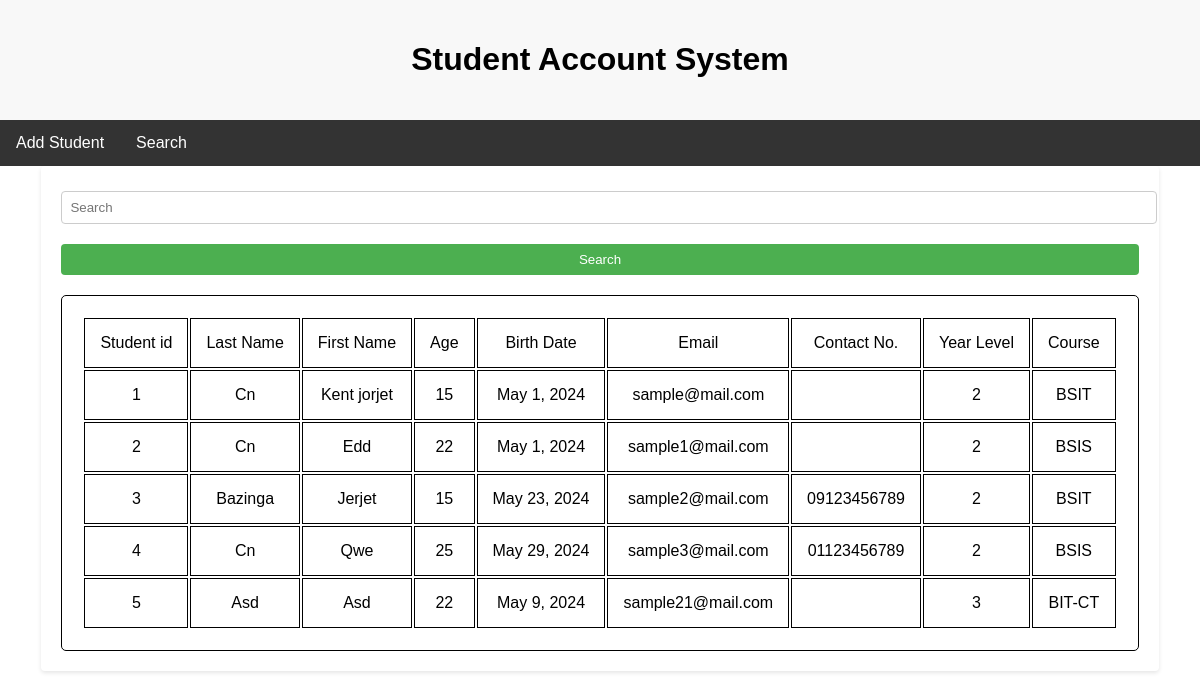
/search/, run on an earlier commit of the app's database.
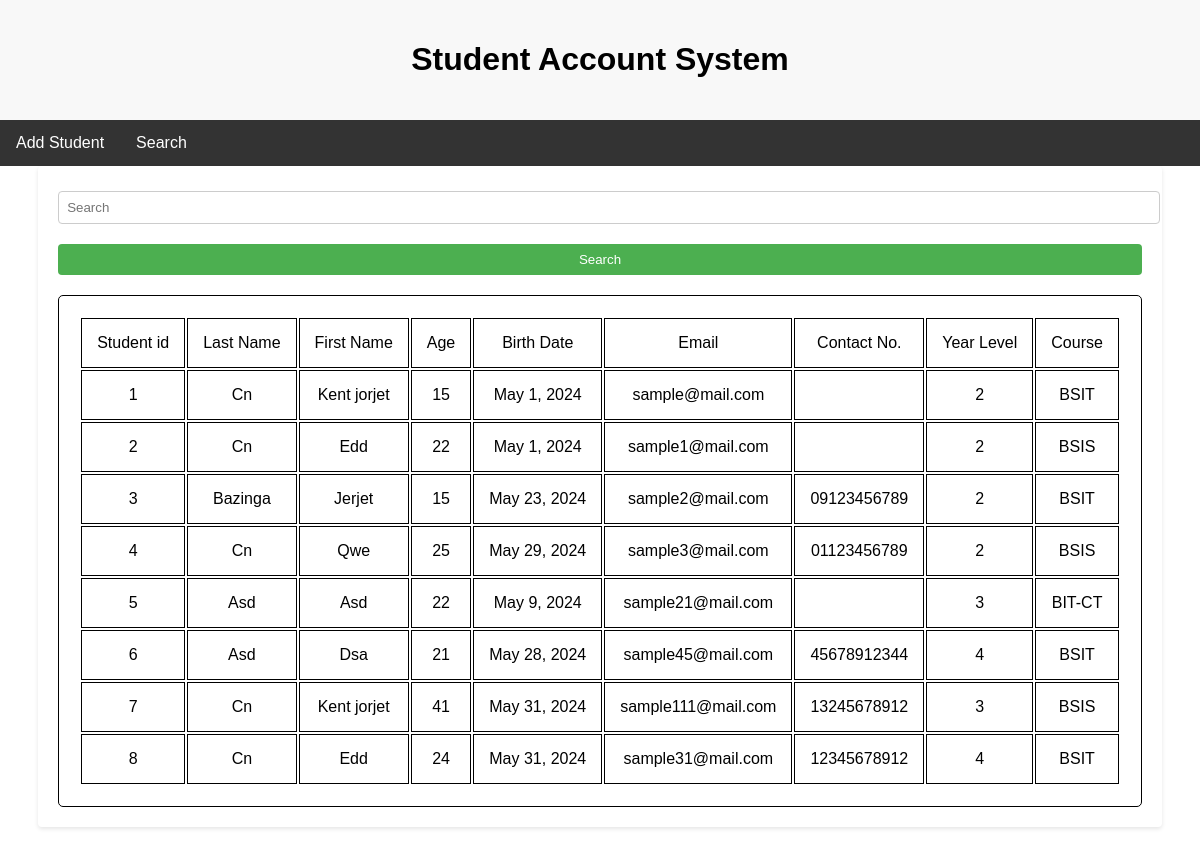
And on a later commit of the database.
### StudentAccount/models.py (models this page shows, shortened)
class StudentData(models.Model):
    first_name = models.CharField(max_length=50)
    last_name = models.CharField(max_length=50)
    age = models.PositiveIntegerField()
    birthday = models.DateField()
    email = models.CharField(max_length=50)
    contact_no = models.CharField(max_length=11)
    year = models.PositiveIntegerField()
    course = models.CharField(max_length=25)

### StudentAccount/views.py (the view)
# urls.py: path('search/', views.searchStudent, name='searchStudent'),
def searchStudent(request):
    students = StudentData.objects.all()
    if students == 0:
        messages.warning(request, 'No data available')
    if request.method == 'GET':
        search_query = request.GET.get('search', '')
        students = StudentData.objects.filter(
             Q(id__icontains = search_query)
             |Q(first_name__icontains = search_query)
             |Q(last_name__icontains = search_query)
        )
        if not students.exists():
            messages.info(request, 'No Student Found')
        else:
            return render(request, 'Search.html', {"students": students})
    return render(request, 'Search.html', {"students": students})

### StudentAccount/templates/search.html (shortened to what this page needs)
{% extends 'Homepage.html' %}
{% block content %}
    <div class="Search-bar">
        <form method="GET">
            <input type="type" id="search" name="search" placeholder="Search" required>
            <button type="Submit">Search</button>
        </form>
    </div>
    <div class="table-container">
        <table>
            <thead>
                <tr>
                    <td>Student id</td>
                    <td>Last Name</td>
                    <td>First Name</td>
                    <td>Age</td>
                    <td>Birth Date</td>
                    <td>Email</td>
                    <td>Contact No.</td>
                    <td>Year Level</td>
                    <td>Course</td>
                </tr>
            </thead>
            {% for student in students%}
            <tbody>
                <tr>
                    <td>{{student.id}}</td>
                    <td>{{student.last_name}}</td>
                    <td>{{student.first_name}}</td>
                    <td>{{student.age}}</td>
                    <td>{{student.birthday}}</td>
                    <td>{{student.email}}</td>
                    <td>{{student.contact_no}}</td>
                    <td>{{student.year}}</td>
                    <td>{{student.course}}</td>
                </tr>
            </tbody>
            {% endfor %}
        </table>
    </div>
{% endblock %}

### StudentAccount/templates/homepage.html (shortened to what this page needs)
{% load static %}
<!DOCTYPE html>
<html lang="en">
<head>
    <link rel="stylesheet" href="{% static 'css/styles.css' %}">
</head>
<body>
    <header>
        <h1>
            Student Account System
        </h1>
    </header>
    <div class="navbar">
        <ul>
            <li><a href="{% url 'studentadd'%}">Add Student</a></li>
            <li><a href="{% url 'searchStudent'%}">Search</a></li>
        </ul>
    </div>
    <div class="container-form">
        {% block content %}{% endblock %}
    </div>
</body>
</html>

### StudentAccount/static/css/styles.css (style rules this page uses)
body { font-family: Arial, sans-serif; margin: 0; padding: 0; display: flex; flex-direction: column; align-items: center; }
header { width: 100%; background-color: #f8f8f8; padding: 20px; text-align: center; box-shadow: 0 2px 4px rgba(0, 0, 0, 0.1); }
.navbar { width: 100%; background-color: #333; }
.navbar ul { list-style-type: none; margin: 0; padding: 0; display: flex; }
.navbar ul li { margin: 0; }
.navbar ul li a { display: block; color: white; text-align: center; padding: 14px 16px; text-decoration: none; }
.table-container { padding: 20px; background-color: #fff; border: 1px solid black; border-radius: 5px; }
td { border: 1px solid black; padding: 15px; text-align: center; }
div.container-form { margin-bottom: 20px; }
div.table-container { margin-top: 20px; }
.container-form { flex-grow: 1; padding: 20px; background-color: #fff; box-shadow: 0 2px 4px rgba(0, 0, 0, 0.1); border-radius: 4px; text-align: left; }
.container-form input, .container-form select, .container-form button { width: 100%; padding: 8px; margin-top: 5px; border: 1px solid #ccc; border-radius: 4px; }
.container-form button { margin-top: 20px; background-color: #4CAF50; color: white; border: none; cursor: pointer; }

What changed in the data, as far as the page shows it:
added StudentData: id "6", last_name "Asd", first_name "Dsa", age "21", birthday "May 28, 2024", email "sample45@mail.com", contact_no "45678912344", year "4", course "BSIT"
added StudentData: id "7", last_name "Cn", first_name "Kent jorjet", age "41", birthday "May 31, 2024", email "sample111@mail.com", contact_no "13245678912", year "3", course "BSIS"
added StudentData: id "8", last_name "Cn", first_name "Edd", age "24", birthday "May 31, 2024", email "sample31@mail.com", contact_no "12345678912", year "4", course "BSIT"
